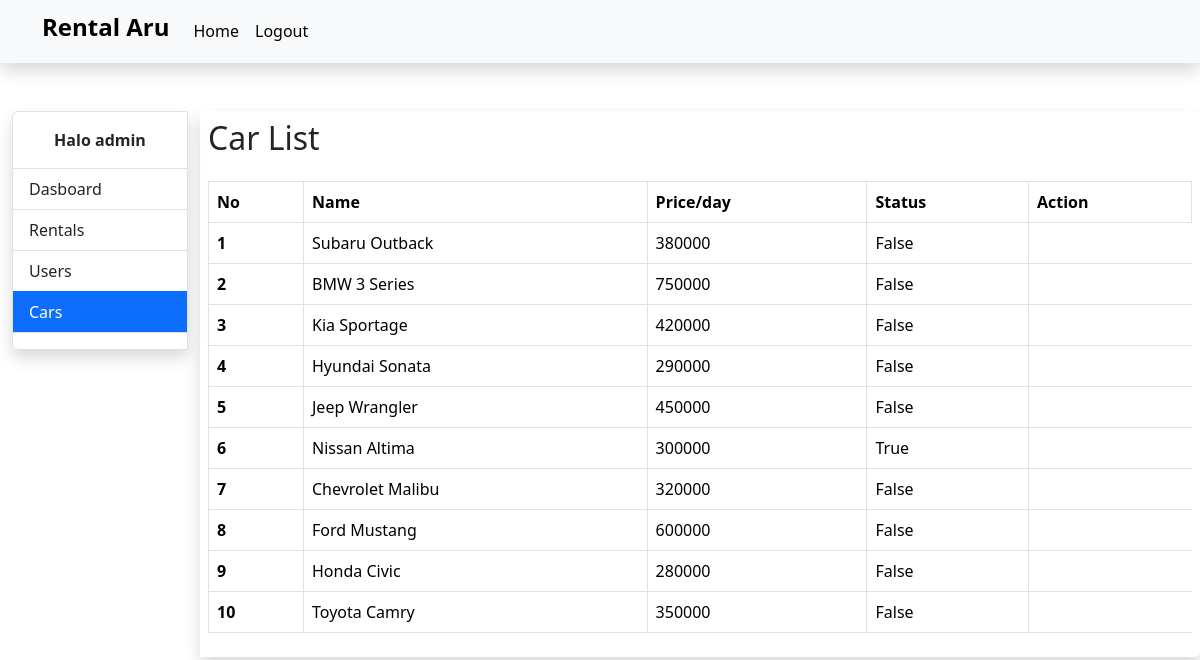
The app's page /cars-page/ (signed in) with its own data.
### base/models.py (models this page shows, shortened)
class Car(models.Model):
    TRANSMISSION_CHOICES = [
        ('automatic', 'Automatic'),
        ('manual', 'Manual'),
    ]
    name = models.CharField(max_length=255)
    car_type = models.CharField(max_length=50)
    price = models.IntegerField(null=True)
    color = models.CharField(max_length=50)
    transmission = models.CharField(max_length=10, choices=TRANSMISSION_CHOICES)
    license_plate = models.CharField(max_length=15, unique=True)
    passenger_capacity = models.IntegerField()
    fuel_capacity = models.DecimalField(max_digits=5, decimal_places=2)
    description = models.TextField(blank=True, null=True)
    picture = models.ImageField(blank=True, null=True)
    is_booked = models.BooleanField(default=False)

### base/views.py (the view)
# urls.py: path('cars-page/', views.cars_page, name='cars_page'),
def cars_page(request):
    cars = Car.objects.all()
    context = {
        'cars': cars,
        'page': 'car',
        'name': str(request.user).split()[0]
    }
    return render(request, 'cars_page.html', context)

### account/models.py (called while the page is built)
    def __str__(self):
        return self.full_name

### templates/cars_page.html
{% extends 'base.html' %}
{% block contents %}
<div class="container-fluid">
    <div class="row">
        <div class="col-2">
            {% include 'menu.html' %}
        </div>
        <div class="col-md shadow rounded-end p-2">
            <div class="row mb-3">
                <div class="col-10">
                    <h2>Car List</h2>
                </div>
            </div>
            <div class="table-responsive">
                <table class="table table-bordered">
                    <thead>
                        <tr>
                            <th scope="col">No</th>
                            <th scope="col">Name</th>
                            <th scope="col">Price/day</th>
                            <th scope="col">Status</th>
                            <th scope="col">Action</th>
                        </tr>
                    </thead>
                    <tbody>
                        {% if cars %}
                        {% for car in cars %}
                        <tr>
                            <th scope="col">{{forloop.counter}}</th>
                            <td>{{car.name}}</td>
                            <td>{{car.price}}</td>
                            <td>{{car.is_booked}}</td>
                        </tr>
                        {% endfor %}
                        {% else %}
                        <tr>
                            <td colspan="9" class="text-center">Data not found.</td>
                        </tr>
                        {% endif %}
                    </tbody>
                </table>
            </div>
        </div>
    </div>
</div>
{% endblock %}

### records on screen
Car: name "Subaru Outback", price "380000", is_booked "False"
Car: name "BMW 3 Series", price "750000", is_booked "False"
Car: name "Kia Sportage", price "420000", is_booked "False"
Car: name "Hyundai Sonata", price "290000", is_booked "False"
Car: name "Jeep Wrangler", price "450000", is_booked "False"
Car: name "Nissan Altima", price "300000", is_booked "True"
Car: name "Chevrolet Malibu", price "320000", is_booked "False"
Car: name "Ford Mustang", price "600000", is_booked "False"
Car: name "Honda Civic", price "280000", is_booked "False"
Car: name "Toyota Camry", price "350000", is_booked "False"

### other values on screen
{{ name }} "admin"
